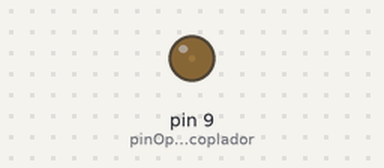
The sketch below on a simulated Arduino Uno, built with avr-gcc and run on an emulated ATmega328P. On the bench: output pins drawn as LEDs (lit = HIGH).

Above: at 0.05 s.
At 0.65 s:
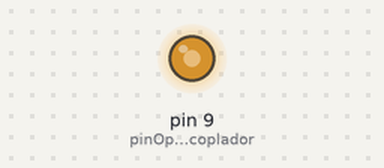
At 0.95 s:
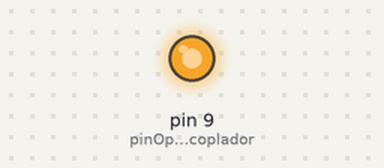
At 1.9 s:
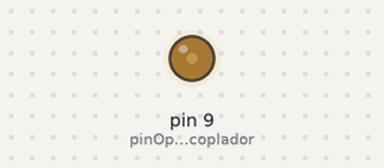
Timing chart, 0 to 5.2 s (numbered marks = the images above):
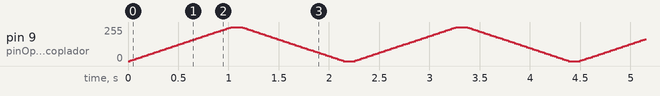

The sketch:

controlCargaOptoacoplador.ino
```cpp
const int pinOptoacoplador = 9;   // guarda el numero del pin para conectar el optoacoplador

     const int incremento = 5;   // incremento/decremento en el brillo del led

     const int pausa = 20;  // tiempo entre cada incremento

     void setup()  {
         // en el setup no necesitamos hacer nada
         // con analogWrite no es necesario definir los pines como OUTPUT
     }

     void loop()  {
         // hacemos un ciclo for para el fade desde el minimo al maximo sumando incremento
         // los valores del brillo estaran en el rango de 0 a 255):
         for(int brillo = 0; brillo <= 255; brillo += incremento) {
             analogWrite(pinOptoacoplador, brillo);
             delay(pausa);
         }

         delay(pausa * 4);  // esperamos un tiempo mayor para empezar a apagarlo

         // ahora hacemos el ciclo for para el fade desde el maximo al minimo restando  incremento
         // los valores del brillo estaran en el rango de 255 a 0):
         for(int brillo = 255 ; brillo >= 0; brillo -= incremento) {
             analogWrite(pinOptoacoplador, brillo);
             delay(pausa);
         }

         delay(pausa * 4);  // esperamos un tiempo mayor para empezar a encenderlo
     }
```
